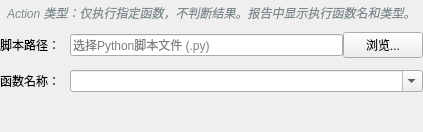
            <widget class="QWidget" name="page_action">
             <layout class="QVBoxLayout" name="actionPageLayout">
              <property name="leftMargin">
               <number>0</number>
              </property>
              <property name="topMargin">
               <number>0</number>
              </property>
              <property name="rightMargin">
               <number>0</number>
              </property>
              <property name="bottomMargin">
               <number>0</number>
              </property>
              <item>
               <widget class="QLabel" name="label_actionHint">
                <property name="text">
                 <string>Action 类型：仅执行指定函数，不判断结果。报告中显示执行函数名和类型。</string>
                </property>
                <property name="styleSheet">
                 <string notr="true">color: #7f8c8d; font-style: italic; padding: 4px;</string>
                </property>
               </widget>
              </item>
              <item>
               <layout class="QFormLayout" name="actionFormLayout">
                <property name="horizontalSpacing">
                 <number>10</number>
                </property>
                <property name="verticalSpacing">
                 <number>12</number>
                </property>
                <item row="0" column="0">
                 <widget class="QLabel" name="label_actionScript">
                  <property name="text">
                   <string>脚本路径：</string>
                  </property>
                 </widget>
                </item>
                <item row="0" column="1">
                 <layout class="QHBoxLayout" name="actionScriptLayout">
                  <item>
                   <widget class="QLineEdit" name="lineEdit_actionScript">
                    <property name="placeholderText">
                     <string>选择Python脚本文件 (.py)</string>
                    </property>
                   </widget>
                  </item>
                  <item>
                   <widget class="QPushButton" name="btn_browseActionScript">
                    <property name="text">
                     <string>浏览...</string>
                    </property>
                   </widget>
                  </item>
                 </layout>
                </item>
                <item row="1" column="0">
                 <widget class="QLabel" name="label_actionFunc">
                  <property name="text">
                   <string>函数名称：</string>
                  </property>
                 </widget>
                </item>
                <item row="1" column="1">
                 <widget class="QComboBox" name="comboBox_actionFunc">
                  <property name="editable">
                   <bool>true</bool>
                  </property>
                  <property name="placeholderText">
                   <string>选择脚本后自动列出函数，也可手动输入</string>
                  </property>
                 </widget>
                </item>
               </layout>
              </item>
              <item>
               <spacer name="vSpacer_action">
                <property name="orientation">
                 <enum>Qt::Vertical</enum>
                </property>
                <property name="sizeHint" stdset="0">
                 <size>
                  <width>20</width>
                  <height>40</height>
                 </size>
                </property>
               </spacer>
              </item>
             </layout>
            </widget>
